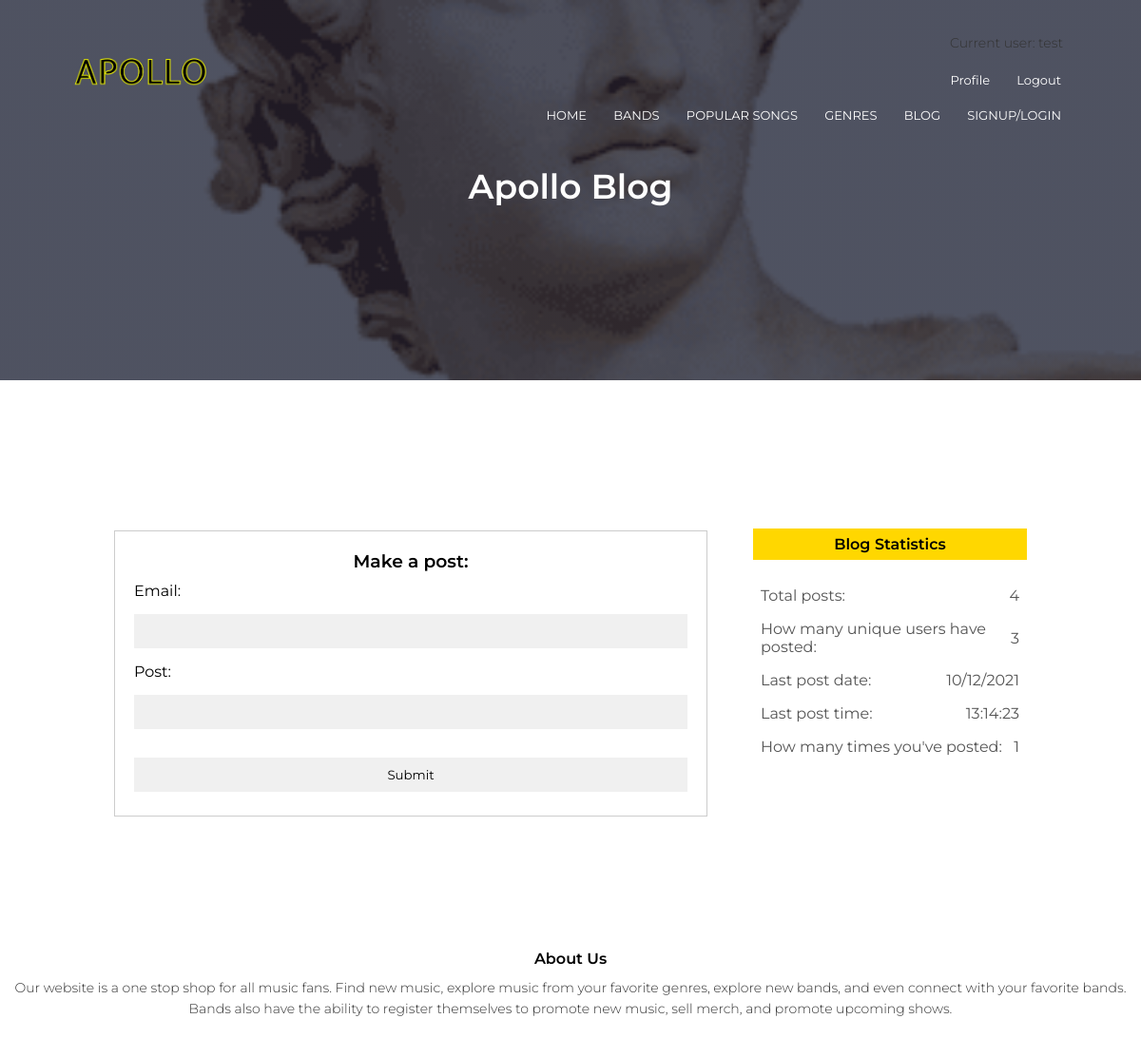
The app's page /blog (signed in), older data.
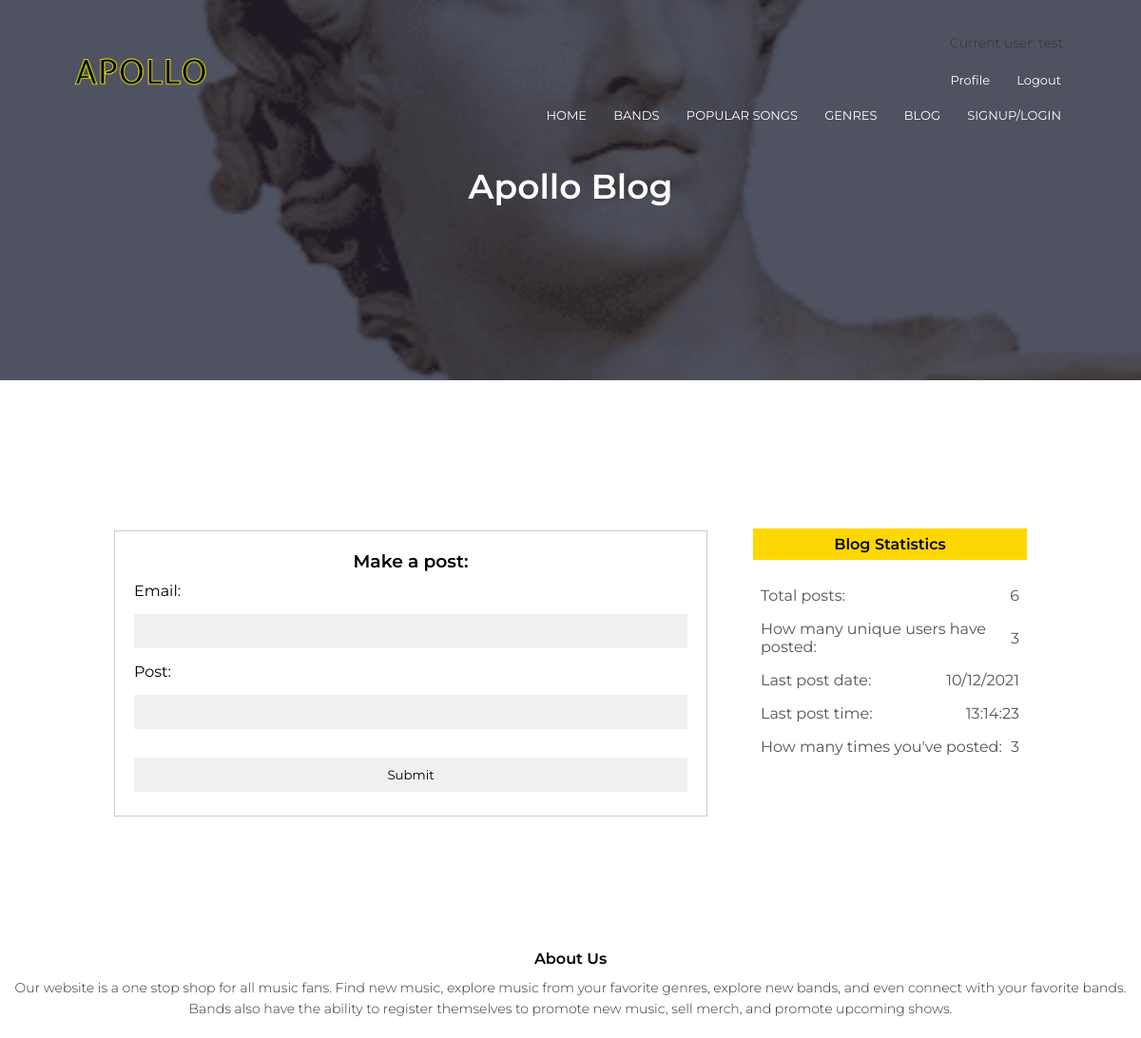
The same page, newer data.
### models.py (models this page shows)
class User(UserMixin, db.Model):
    __tablename__ = 'user'
    id = db.Column(db.Integer, primary_key=True)
    email = db.Column(db.String(100), unique=True)
    password = db.Column(db.String(100))
    name = db.Column(db.String(100))
    account_type = db.Column(db.String(100))
    num_logins = db.Column(db.Integer)
    num_posts = db.Column(db.Integer)

### main.py (the view, shortened to what this page needs)
@main.route('/blog', methods=['GET','POST'])
def blog():
    form = AddBlogForm(email='', post='')
    return render_template('blog.html', form=form, num_posts=db.session.query(Blog).count(),
        unique_users=db.session.query(Blog).distinct(Blog.user_id).group_by(Blog.user_id).count(),
        last_date_entry=str(db.session.query(Blog.date).order_by(Blog.user_id.desc()).first())[2:12],
        last_time_entry=str(db.session.query(Blog.time).order_by(Blog.user_id.desc()).first())[2:10])

### main.py
class AddBlogForm(FlaskForm):
    email = StringField('Email: ', validators=[DataRequired()])
    post = StringField('Post: ', validators=[DataRequired()])
    submit = SubmitField('Submit')

### __init__.py (called while the page is built)
def create_app():
    app = Flask(__name__)
    app.config['SECRET_KEY'] = 'secret-key-goes-here'
    app.config['SQLALCHEMY_DATABASE_URI'] = 'sqlite:///db.sqlite'
    db.init_app(app)
    from .auth import auth as auth_blueprint
    app.register_blueprint(auth_blueprint)
    from .main import main as main_blueprint
    app.register_blueprint(main_blueprint)
    login_manager = LoginManager()
    login_manager.login_view = 'auth.login'
    login_manager.init_app(app)
    from .models import User
    @login_manager.user_loader
    def load_user(id):
        if User.query.get(int(id)):
            return User.query.get(int(id))
    with app.app_context():
        db.create_all()
        db.session.commit()
    return app

### templates/blog.html (shortened to what this page needs)
{% extends "header.html" %}
	{% block title %} Apollo Blog {% endblock %}
	{% block content %}
	<section class="blog-content">
		<div class="row">
			<div class="blog-left">
				<div class="comment-box">
					<h3 style='text-align: center;'>Make a post:</h3>
					<form class="comment-form", method="POST">
	                    <div class="field">
	                        {{ form.email.label }}
	                        {{ form.email(size=30) }}
	                    </div>
	                    <div class="field">
	                        {{ form.post.label }}
	                        {{ form.post(size=30) }}
	                    </div>
						{{ form.submit() }}
					</form>
				</div>
			</div>
			<div class="blog-right">
				<br><br>
				<h3>Blog Statistics</h3>
				<div>
					<span>Total posts: </span>
					<span>{{ num_posts }}</span>
				</div>
				<div>
					<span>How many unique users have posted: </span>
					<span>{{ unique_users }}</span>
				</div>
				<div>
					<span>Last post date: </span>
					<span>{{ last_date_entry }}</span>
				</div>
				<div>
					<span>Last post time: </span>
					<span>{{ last_time_entry }}</span>
				</div>
				<div>
					<span>How many times you've posted: </span>
					<span>{{ current_user.num_posts }}</span>
				</div>
			</div>
		</div>
	</section>
	{% endblock %}

### templates/header.html (shortened to what this page needs)
<!DOCTYPE html>
<html>
<head>
    <link rel="stylesheet" href="https://stackpath.bootstrapcdn.com/font-awesome/4.7.0/css/font-awesome.min.css">
    <section class="sub-header">
        <nav>
            <a href="{{ url_for('main.index') }}"><img src="{{ url_for('static', filename='images/logo.png') }}" width="100" heigth="40" ></a>
            <div class="nav-links" id="navLinks">
            {% if current_user.is_authenticated %}
                <p>Current user: {{current_user.name }}</p>
                <ul>
                    <li><a href="{{ url_for('main.reg_profile') }}">Profile</a></li>
                    <li><a href="{{ url_for('auth.logout') }}">Logout</a></li>
                </ul>
            {% endif %}
                <ul>
                    <li><a href="{{ url_for('main.index') }}">HOME</a></li>
                    <li><a href="{{ url_for('main.bands') }}">BANDS</a></li>
                    <li><a href="{{ url_for('main.popular') }}">POPULAR SONGS</a></li>
                    <li><a href="{{ url_for('main.genres') }}">GENRES</a></li>
                    <li><a href="{{ url_for('main.blog') }}">BLOG</a></li>
                    <li><a href="{{ url_for('main.singup_login_redir') }}">SIGNUP/LOGIN</a></li>
                </ul>
            </div>
        </nav>
        <h1>{% block title %} {% endblock %}</h1>
    </section>
</head>
<body>
    {% block content %} {% endblock %}
<section class="footer">
    <h4>About Us</h4>
    <p>Our website is a one stop shop for all music fans. Find new music, explore music from your favorite genres, explore new bands, and even connect with your favorite bands. Bands also have the ability to register themselves to promote new music, sell merch, and promote upcoming shows.</p>
</section>
</body>
</html>

Row changes from the older to the newer data that the page shows:
changed User "test": num_posts "1" → "3"
Text that changed along with them:
{{ num_posts }}: "4" → "6"
